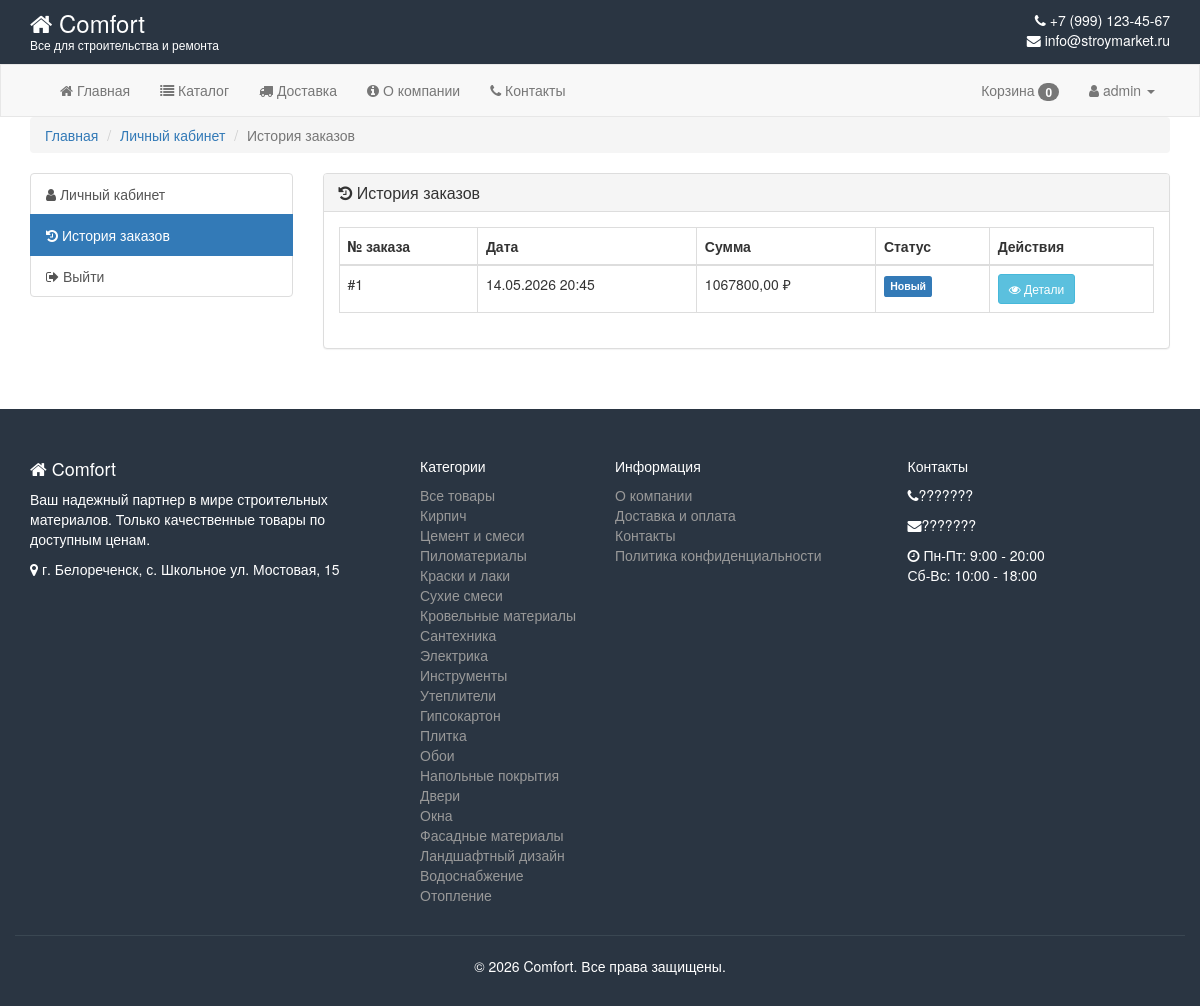
/order-history/ (signed in), run on an earlier commit of the app's database.
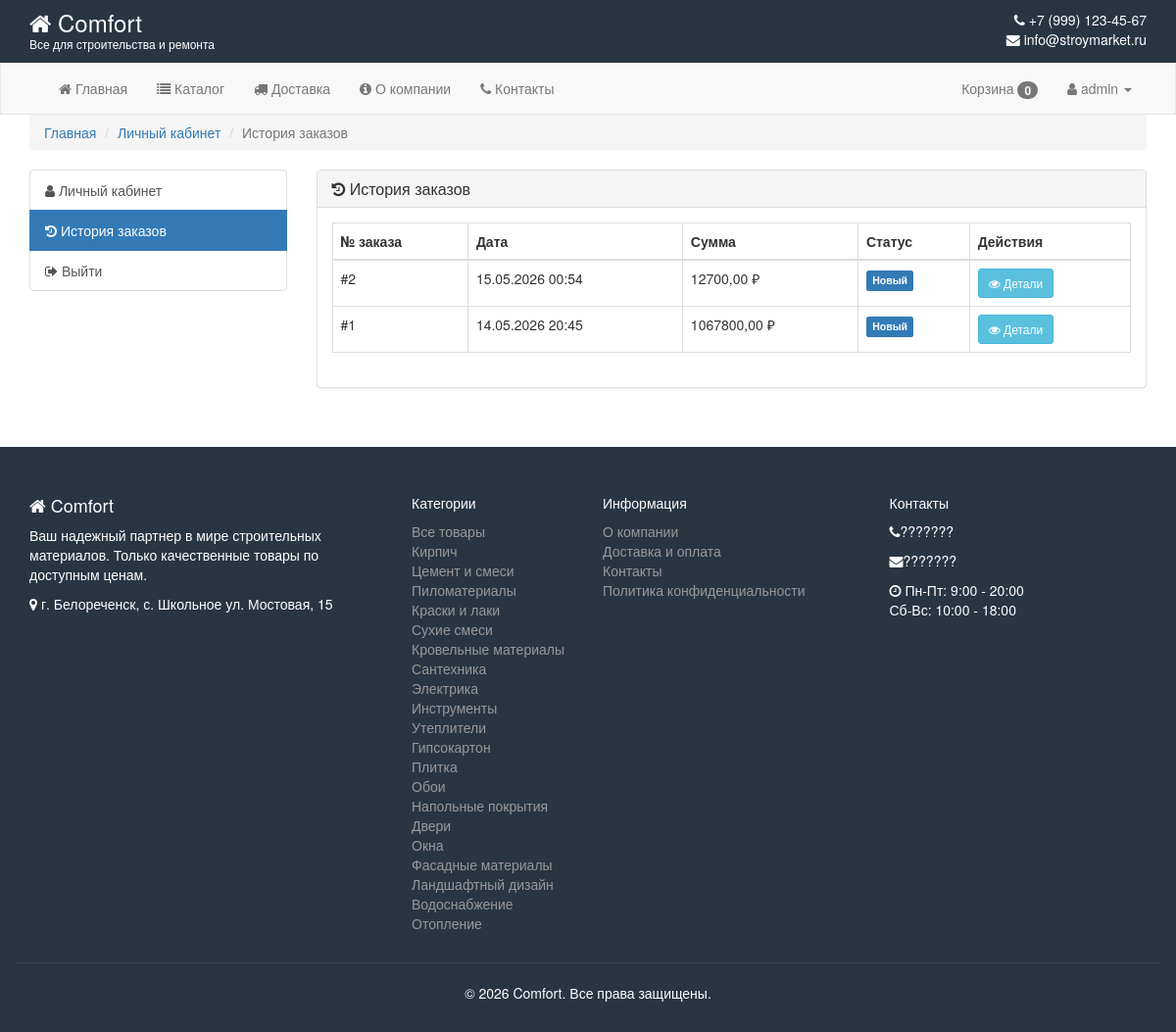
And on a later commit of the database.
### shop/models.py (models this page shows, shortened)
class Order(models.Model):
    STATUS_CHOICES = (
        ('new', 'Новый'),
        ('processing', 'В обработке'),
        ('shipped', 'Отправлен'),
        ('delivered', 'Доставлен'),
        ('cancelled', 'Отменён'),
    )
    user = models.ForeignKey(User, on_delete=models.SET_NULL, null=True, blank=True)
    first_name = models.CharField(max_length=100)
    last_name = models.CharField(max_length=100)
    phone = models.CharField(max_length=20)
    email = models.EmailField()
    address = models.TextField()
    city = models.CharField(max_length=100)
    postal_code = models.CharField(max_length=20)
    comment = models.TextField(blank=True)
    total_price = models.DecimalField(max_digits=10, decimal_places=2)
    status = models.CharField(max_length=20, choices=STATUS_CHOICES, default='new')
    created_at = models.DateTimeField(auto_now_add=True)
    updated_at = models.DateTimeField(auto_now=True)
    class Meta:
        ordering = ['-created_at']

class Category(models.Model):
    name = models.CharField('Название', max_length=100)
    slug = models.SlugField(unique=True)
    class Meta:
        verbose_name = 'Категория'
        verbose_name_plural = 'Категории'

### shop/views.py (the view)
# urls.py: path('order-history/', views.order_history, name='order_history'),
@login_required
def order_history(request):
    orders = Order.objects.filter(user=request.user).order_by('-created_at')
    context = {'orders': orders}
    context.update(get_common_context(request))
    return render(request, 'shop/order_history.html', context)

### shop/models.py (called while the page is built)
    def get_total_items(self):
        return sum(item.quantity for item in self.items.all())

### shop/views.py (called while the page is built)
def get_cart(request):
    if request.user.is_authenticated:
        cart, created = Cart.objects.get_or_create(user=request.user)
    else:
        return None
    return cart

def get_common_context(request):
    cart = get_cart(request)
    categories = Category.objects.all()
    cart_count = 0
    if cart:
        cart_count = cart.get_total_items()
    return {
        'cart_count': cart_count,
        'categories': categories,
    }

### templates/shop/order_history.html (shortened to what this page needs)
{% extends 'shop/base.html' %}
{% load static %}
{% block content %}
<div class="container">
    <div class="row">
        <div class="col-md-12">
            <ol class="breadcrumb">
                <li><a href="{% url 'index' %}">Главная</a></li>
                <li><a href="{% url 'profile' %}">Личный кабинет</a></li>
                <li class="active">История заказов</li>
            </ol>
        </div>
    </div>
    <div class="row">
        <div class="col-md-3">
            <div class="list-group">
                <a href="{% url 'profile' %}" class="list-group-item">
                    <i class="fa fa-user"></i> Личный кабинет
                </a>
                <a href="{% url 'order_history' %}" class="list-group-item active">
                    <i class="fa fa-history"></i> История заказов
                </a>
                <a href="{% url 'logout' %}" class="list-group-item">
                    <i class="fa fa-sign-out"></i> Выйти
                </a>
            </div>
        </div>
        <div class="col-md-9">
            <div class="panel panel-default">
                <div class="panel-heading">
                    <h3 class="panel-title"><i class="fa fa-history"></i> История заказов</h3>
                </div>
                <div class="panel-body">
                    {% if orders %}
                    <div class="table-responsive">
                        <table class="table table-bordered">
                            <thead>
                                <tr>
                                    <th>№ заказа</th>
                                    <th>Дата</th>
                                    <th>Сумма</th>
                                    <th>Статус</th>
                                    <th>Действия</th>
                                </tr>
                            </thead>
                            <tbody>
                                {% for order in orders %}
                                <tr>
                                    <td>#{{ order.id }}</td>
                                    <td>{{ order.created_at|date:"d.m.Y H:i" }}</td>
                                    <td>{{ order.total_price }} ₽</td>
                                    <td>
                                        {% if order.status == 'new' %}
                                        <span class="label label-primary">Новый</span>
                                        {% elif order.status == 'processing' %}
                                        <span class="label label-warning">В обработке</span>
                                        {% elif order.status == 'shipped' %}
                                        <span class="label label-info">Отправлен</span>
                                        {% elif order.status == 'delivered' %}
                                        <span class="label label-success">Доставлен</span>
                                        {% elif order.status == 'cancelled' %}
                                        <span class="label label-danger">Отменён</span>
                                        {% endif %}
                                     </td>
                                    <td>
                                        <button class="btn btn-sm btn-info" onclick="alert('Детали заказа #{{ order.id }}\nСумма: {{ order.total_price }} ₽\nСтатус: {{ order.get_status_display }}')">
                                            <i class="fa fa-eye"></i> Детали
                                        </button>
                                     </td>
                                 </tr>
                                {% endfor %}
                            </tbody>
                        </table>
                    </div>
                    {% endif %}
                </div>
            </div>
        </div>
    </div>
</div>
{% endblock %}

### templates/shop/base.html (shortened to what the changed rows need)
{% load static %}
<!DOCTYPE html>
<html lang="ru">
<head>
    <link href="https://maxcdn.bootstrapcdn.com/bootstrap/3.3.7/css/bootstrap.min.css" rel="stylesheet">
    <link href="https://maxcdn.bootstrapcdn.com/font-awesome/4.3.0/css/font-awesome.min.css" rel="stylesheet">
    <link href="{% static 'css/style.css' %}" rel="stylesheet">
</head>
<body>
    <header>
        <div class="top-header" style="background: #2A3542; color: white; padding: 10px 0;">
            <div class="container">
                <div class="row">
                    <div class="col-md-6">
                        <div class="logo">
                            <h2 style="margin: 0; font-size: 24px;">
                                <a href="{% url 'index' %}" style="color: white; text-decoration: none;">
                                    <i class="fa fa-home"></i> Comfort
                                </a>
                            </h2>
                        </div>
                    </div>
                </div>
            </div>
        </div>
    </header>
    <main>
        {% block content %}
        {% endblock %}
    </main>
    <footer style="background: #2A3542; color: #fff; padding: 40px 0 20px; margin-top: 40px;">
        <div class="container">
            <div class="row">
                <div class="col-md-2">
                    <ul class="list-unstyled">
                        {% for category in categories %}
                        <li><a href="{% url 'catalog' %}?category={{ category.slug }}" style="color: #999;">{{ category.name }}</a></li>
                        {% endfor %}
                    </ul>
                </div>
            </div>
        </div>
    </footer>
</body>
</html>

What changed in the data, as far as the page shows it:
added Order: id "2", created_at "15.05.2026 00:54", total_price "12700,00", status "Новый"
